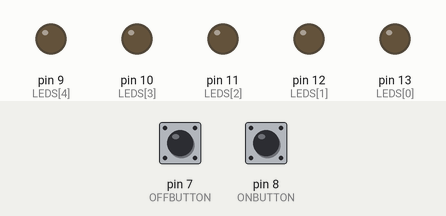
Simulated run of this sketch. Board: Arduino Uno, built with avr-gcc and run on an emulated ATmega328P. Shown: output pins drawn as LEDs (lit = HIGH). The test bench sets the inputs (shaded band); at power-on: pin 8 (ONBUTTON) LOW, pin 7 (OFFBUTTON) LOW.

Above: at 1.2 s.
1.3 s: pin 8 (ONBUTTON) pulled HIGH for 0.15 s
At 1.8 s:
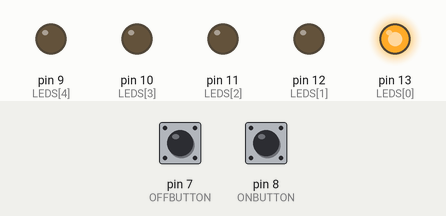
2.9 s: pin 8 (ONBUTTON) pulled HIGH for 1 s
At 4.2 s:
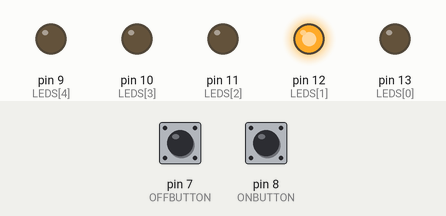
5.4 s: pin 8 (ONBUTTON) pulled HIGH for 0.15 s
At 6.1 s:
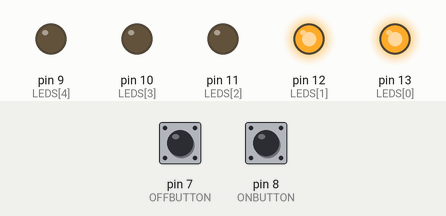
7.0 s: pin 8 (ONBUTTON) pulled HIGH for 3.2 s
At 7.3 s:
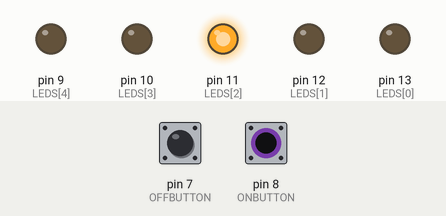
11.7 s: pin 8 (ONBUTTON) pulled HIGH for 0.15 s
At 12.1 s:
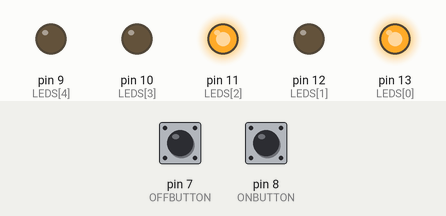
13.3 s: pin 8 (ONBUTTON) pulled HIGH for 1 s
At 14.5 s:
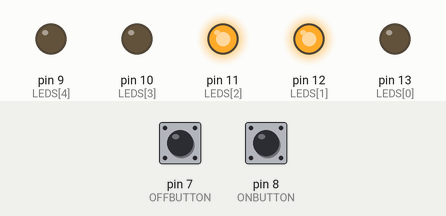
Timing chart, 0 to 16.3 s (numbered marks = the images above; inputs shaded):
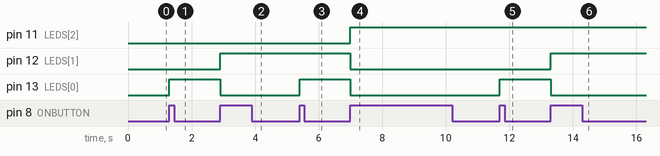

The sketch:

binary_lamp.ino
```cpp
// 定数
int ONBUTTON = 8;
int OFFBUTTON = 7;
int LEDS[] = {13, 12, 11, 10, 9};
int LEDS_LENGTH = 5;

// 状態
int old_onval = 0;
int old_offval = 0;
int state = 0;

void setup() {
  pinMode(ONBUTTON,INPUT);
  pinMode(OFFBUTTON,INPUT);
  for (int i = 0; i < LEDS_LENGTH; ++i) {
    pinMode(LEDS[i],OUTPUT);
  }
}

void loop() {
  // onボタンが押されたときの処理(ボタンがONになった瞬間だけ反応)
  int onval = digitalRead(ONBUTTON);
  if((onval == HIGH)&&(old_onval == LOW)){
    ++state;
  }
  // 以前の状態を保持
  old_onval = onval;

  // offボタンを押されたときの処理(ボタンがONになった瞬間だけ反応)
  int offval = digitalRead(OFFBUTTON);
  if((offval == HIGH)&&(old_offval == LOW)){
    --state;
  }
  // 以前の状態を保持
  old_offval = offval;


  int loopstate = state;
  for(int i = 0;i<5;i++){
    if(loopstate%2 == 1){
      digitalWrite(LEDS[i],HIGH);
    }else{
      digitalWrite(LEDS[i],LOW);
    }
    loopstate = loopstate >> 1;
  }
}
```

Measured:
- after the input at 1.3 s, pin 13 (LEDS[0]): LOW → HIGH at once
- after the input at 2.9 s, pin 12 (LEDS[1]): LOW → HIGH at once; pin 13 (LEDS[0]): HIGH → LOW at once
- after the input at 5.4 s, pin 13 (LEDS[0]): LOW → HIGH at once
- after the input at 7.0 s, pin 11 (LEDS[2]): LOW → HIGH at once; pin 12 (LEDS[1]), pin 13 (LEDS[0]): HIGH → LOW at once
- after the input at 11.7 s, pin 13 (LEDS[0]): LOW → HIGH at once
- after the input at 13.3 s, pin 12 (LEDS[1]): LOW → HIGH at once; pin 13 (LEDS[0]): HIGH → LOW at once
